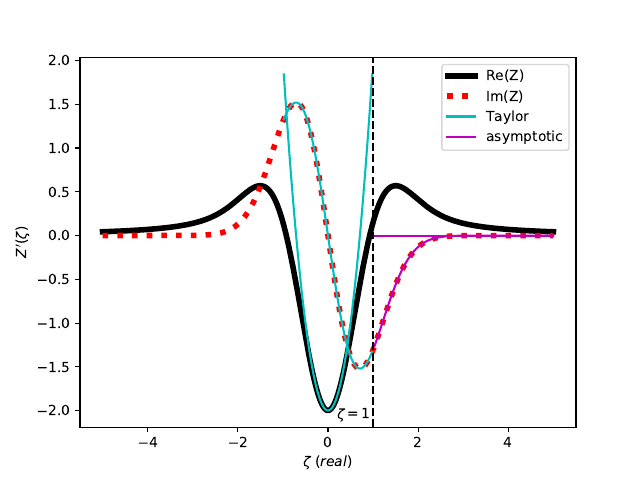

The script that saved this image:

import numpy as np
from plasmapy.dispersion import plasma_dispersion_func as Z
import matplotlib.pyplot as plt
from Z import Z_taylor, Z_asympt


def Zprime(x):
    return -2*(1+x*Z(x))


def Zprime_taylor(x, terms = 3):
    return -2*(1+x*Z_taylor(x, terms))


def Zprime_asympt(x, terms = 3):
    return -2*(1+x*Z_asympt(x, terms))


def main():
    x=np.linspace(-5, 5, 200)
    plt.plot(x, Zprime(x).real, '-k', linewidth = 4, label = 'Re(Z)')
    plt.plot(x, Zprime(x).imag, ':r', linewidth = 4, label = 'Im(Z)')
    plt.plot(x[80:120], Zprime_taylor(x[80:120], terms = 1).real, '-c', label = 'Taylor')
    plt.plot(x[80:120], Zprime_taylor(x[80:120], terms = 1).imag, '-c')
    plt.plot(x[120:200], Zprime_asympt(x[120:200], terms = 1).real, '-m', label = 'asymptotic')
    plt.plot(x[120:200], Zprime_asympt(x[120:200], terms = 1).imag, '-m')
    plt.xlabel('$\zeta \\ (real)$')
    plt.ylabel('$Z^{\prime}(\zeta$)')
    plt.axvline(x = 1, c = 'k', ls = '--')
    plt.text(0.2, -2.1, '$\zeta = 1$')
    plt.legend(loc='upper right')
    plt.savefig('Zprime.pdf')

if __name__=='__main__':
   main()

